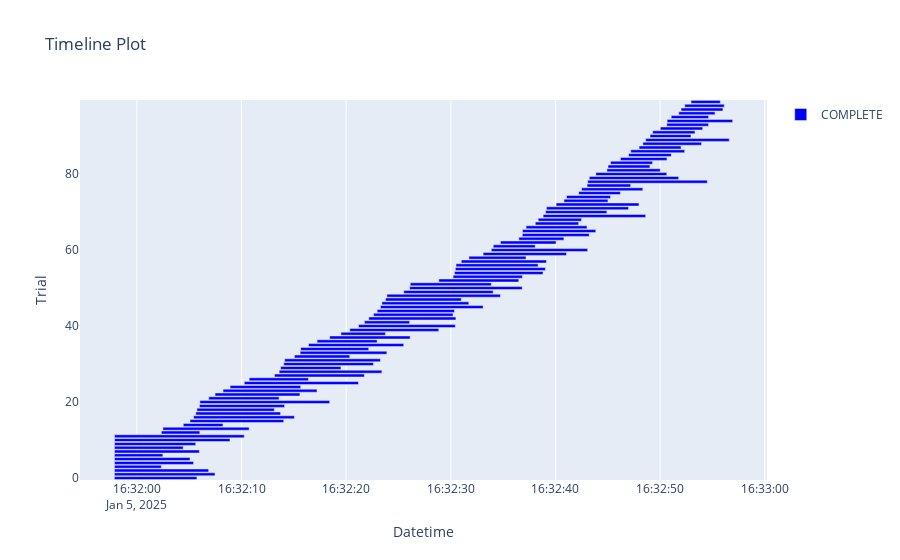

Notebook code cell kept with this figure:
### Code cell
optuna.visualization.plot_timeline(study)

### Figure 1 — Plotly figure (JSON) as saved in the notebook; plotly's stock layout.template omitted (floating-point values rounded to 4 significant figures)
{"data": [{"base": ["2025-01-05T16:31:57.847768", "2025-01-05T16:31:57.852361", "2025-01-05T16:31:57.855110", "2025-01-05T16:31:57.856101", "2025-01-05T16:31:57.856972", "2025-01-05T16:31:57.855086", "2025-01-05T16:31:57.856038", "2025-01-05T16:31:57.856078", "2025-01-05T16:31:57.855045", "2025-01-05T16:31:57.858692", "2025-01-05T16:31:57.863969", "2025-01-05T16:31:57.864016", "2025-01-05T16:32:02.338060", "2025-01-05T16:32:02.486590", "2025-01-05T16:32:04.436755", "2025-01-05T16:32:05.080785", "2025-01-05T16:32:05.419581", "2025-01-05T16:32:05.631991", "2025-01-05T16:32:05.739393", "2025-01-05T16:32:05.979866", "2025-01-05T16:32:06.021636", "2025-01-05T16:32:06.864320", "2025-01-05T16:32:07.472245", "2025-01-05T16:32:08.235086", "2025-01-05T16:32:08.911531", "2025-01-05T16:32:10.267361", "2025-01-05T16:32:10.734111", "2025-01-05T16:32:13.151130", "2025-01-05T16:32:13.600210", "2025-01-05T16:32:13.737216", "2025-01-05T16:32:14.036769", "2025-01-05T16:32:14.121885", "2025-01-05T16:32:15.058633", "2025-01-05T16:32:15.601693", "2025-01-05T16:32:15.659803", "2025-01-05T16:32:16.402315", "2025-01-05T16:32:17.220530", "2025-01-05T16:32:18.426229", "2025-01-05T16:32:19.501662", "2025-01-05T16:32:20.346303", "2025-01-05T16:32:21.179179", "2025-01-05T16:32:21.744630", "2025-01-05T16:32:22.159662", "2025-01-05T16:32:22.619219", "2025-01-05T16:32:22.966529", "2025-01-05T16:32:23.275462", "2025-01-05T16:32:23.418022", "2025-01-05T16:32:23.762498", "2025-01-05T16:32:23.893039", "2025-01-05T16:32:25.504036", "2025-01-05T16:32:26.067668", "2025-01-05T16:32:26.125225", "2025-01-05T16:32:28.852961", "2025-01-05T16:32:30.219543", "2025-01-05T16:32:30.354573", "2025-01-05T16:32:30.437875", "2025-01-05T16:32:30.498306", "2025-01-05T16:32:31.003839", "2025-01-05T16:32:31.731123", "2025-01-05T16:32:33.090197", "2025-01-05T16:32:33.873631", "2025-01-05T16:32:34.057765", "2025-01-05T16:32:34.743906", "2025-01-05T16:32:36.500284", "2025-01-05T16:32:36.834343", "2025-01-05T16:32:36.850004", "2025-01-05T16:32:37.193027", "2025-01-05T16:32:38.074737", "2025-01-05T16:32:38.352434", "2025-01-05T16:32:38.823787", "2025-01-05T16:32:39.052229", "2025-01-05T16:32:39.137871", "2025-01-05T16:32:40.063809", "2025-01-05T16:32:40.812111", "2025-01-05T16:32:41.060473", "2025-01-05T16:32:42.222190", "2025-01-05T16:32:42.498729", "2025-01-05T16:32:43.023030", "2025-01-05T16:32:43.082698", "2025-01-05T16:32:43.236702", "2025-01-05T16:32:43.860321", "2025-01-05T16:32:44.917428", "2025-01-05T16:32:45.024362", "2025-01-05T16:32:45.266350", "2025-01-05T16:32:46.208359", "2025-01-05T16:32:46.993994", "2025-01-05T16:32:47.196056", "2025-01-05T16:32:47.993403", "2025-01-05T16:32:48.353462", "2025-01-05T16:32:48.622896", "2025-01-05T16:32:49.038323", "2025-01-05T16:32:49.285272", "2025-01-05T16:32:50.021843", "2025-01-05T16:32:50.642325", "2025-01-05T16:32:50.672106", "2025-01-05T16:32:51.065956", "2025-01-05T16:32:51.783806", "2025-01-05T16:32:52.006429", "2025-01-05T16:32:52.354229", "2025-01-05T16:32:52.957944"], "hovertemplate": "%{text}<extra>COMPLETE</extra>", "marker": {"color": "blue"}, "name": "COMPLETE", "orientation": "h", "text": ["{<br>  \"number\": 0,<br>  \"values\": [<br>    0.47633597337075617<br>  ],<br>  \"params\": {<br>    \"max_depth\": 10,<br>    \"learning_rate\": 0.07371954319876434,<br>    \"min_child_weight\": 67<br>  }<br>}", "{<br>  \"number\": 1,<br>  \"values\": [<br>    0.4763304938794345<br>  ],<br>  \"params\": {<br>    \"max_depth\": 16,<br>    \"learning_rate\": 0.08076281756094433,<br>    \"min_child_weight\": 40<br>  }<br>}", "{<br>  \"number\": 2,<br>  \"values\": [<br>    0.47633597337075617<br>  ],<br>  \"params\": {<br>    \"max_depth\": 18,<br>    \"learning_rate\": 0.0025109773248963396,<br>    \"min_child_weight\": 57<br>  }<br>}", "{<br>  \"number\": 3,<br>  \"values\": [<br>    0.47633597337075617<br>  ],<br>  \"params\": {<br>    \"max_depth\": 4,<br>    \"learning_rate\": 0.053560080682006184,<br>    \"min_child_weight\": 50<br>  }<br>}", "{<br>  \"number\": 4,<br>  \"values\": [<br>    0.47633597337075617<br>  ],<br>  \"params\": {<br>    \"max_depth\": 20,<br>    \"learning_rate\": 0.006248380394730542,<br>    \"min_child_weight\": 92<br>  }<br>}", "{<br>  \"number\": 5,<br>  \"values\": [<br>    0.47633597337075617<br>  ],<br>  \"params\": {<br>    \"max_depth\": 10,<br>    \"learning_rate\": 0.0013049210809123076,<br>    \"min_child_weight\": 93<br>  }<br>}", "{<br>  \"number\": 6,<br>  \"values\": [<br>    0.47633597337075617<br>  ],<br>  \"params\": {<br>    \"max_depth\": 4,<br>    \"learning_rate\": 0.03210110073249951,<br>    \"min_child_weight\": 27<br>  }<br>}", "{<br>  \"number\": 7,<br>  \"values\": [<br>    0.47633597337075617<br>  ],<br>  \"params\": {<br>    \"max_depth\": 10,<br>    \"learning_rate\": 0.0017788828540203424,<br>    \"min_child_weight\": 51<br>  }<br>}", "{<br>  \"number\": 8,<br>  \"values\": [<br>    0.47633597337075617<br>  ],<br>  \"params\": {<br>    \"max_depth\": 8,<br>    \"learning_rate\": 0.07089208822314515,<br>    \"min_child_weight\": 93<br>  }<br>}", "{<br>  \"number\": 9,<br>  \"values\": [<br>    0.47633597337075617<br>  ],<br>  \"params\": {<br>    \"max_depth\": 20,<br>    \"learning_rate\": 0.06912394731657825,<br>    \"min_child_weight\": 98<br>  }<br>}", "{<br>  \"number\": 10,<br>  \"values\": [<br>    0.4763250138147043<br>  ],<br>  \"params\": {<br>    \"max_depth\": 20,<br>    \"learning_rate\": 0.09185363983313886,<br>    \"min_child_weight\": 34<br>  }<br>}", "{<br>  \"number\": 11,<br>  \"values\": [<br>    0.47633597337075617<br>  ],<br>  \"params\": {<br>    \"max_depth\": 18,<br>    \"learning_rate\": 0.001224504091682578,<br>    \"min_child_weight\": 15<br>  }<br>}", "{<br>  \"number\": 12,<br>  \"values\": [<br>    0.47633597337075617<br>  ],<br>  \"params\": {<br>    \"max_depth\": 4,<br>    \"learning_rate\": 0.0029350478342529255,<br>    \"min_child_weight\": 76<br>  }<br>}", "{<br>  \"number\": 13,<br>  \"values\": [<br>    0.47633597337075617<br>  ],<br>  \"params\": {<br>    \"max_depth\": 10,<br>    \"learning_rate\": 0.009875273208147592,<br>    \"min_child_weight\": 31<br>  }<br>}", "{<br>  \"number\": 14,<br>  \"values\": [<br>    0.47633597337075617<br>  ],<br>  \"params\": {<br>    \"max_depth\": 4,<br>    \"learning_rate\": 0.00486564838522714,<br>    \"min_child_weight\": 95<br>  }<br>}", "{<br>  \"number\": 15,<br>  \"values\": [<br>    0.47633597337075617<br>  ],<br>  \"params\": {<br>    \"max_depth\": 18,<br>    \"learning_rate\": 0.06433756252433241,<br>    \"min_child_weight\": 89<br>  }<br>}", "{<br>  \"number\": 16,<br>  \"values\": [<br>    0.47633597337075617<br>  ],<br>  \"params\": {<br>    \"max_depth\": 20,<br>    \"learning_rate\": 0.004519304863226819,<br>    \"min_child_weight\": 43<br>  }<br>}", "{<br>  \"number\": 17,<br>  \"values\": [<br>    0.47633597337075617<br>  ],<br>  \"params\": {<br>    \"max_depth\": 16,<br>    \"learning_rate\": 0.005462259018180147,<br>    \"min_child_weight\": 85<br>  }<br>}", "{<br>  \"number\": 18,<br>  \"values\": [<br>    0.47633597337075617<br>  ],<br>  \"params\": {<br>    \"max_depth\": 18,<br>    \"learning_rate\": 0.01204235068433104,<br>    \"min_child_weight\": 77<br>  }<br>}", "{<br>  \"number\": 19,<br>  \"values\": [<br>    0.47633597337075617<br>  ],<br>  \"params\": {<br>    \"max_depth\": 14,<br>    \"learning_rate\": 0.09318341519666792,<br>    \"min_child_weight\": 94<br>  }<br>}", "{<br>  \"number\": 20,<br>  \"values\": [<br>    0.47633597337075617<br>  ],<br>  \"params\": {<br>    \"max_depth\": 20,<br>    \"learning_rate\": 0.00311204578948165,<br>    \"min_child_weight\": 11<br>  }<br>}", "{<br>  \"number\": 21,<br>  \"values\": [<br>    0.47633597337075617<br>  ],<br>  \"params\": {<br>    \"max_depth\": 8,<br>    \"learning_rate\": 0.02343779906503726,<br>    \"min_child_weight\": 65<br>  }<br>}", "{<br>  \"number\": 22,<br>  \"values\": [<br>    0.47633597337075617<br>  ],<br>  \"params\": {<br>    \"max_depth\": 12,<br>    \"learning_rate\": 0.017970930444854337,<br>    \"min_child_weight\": 63<br>  }<br>}", "{<br>  \"number\": 23,<br>  \"values\": [<br>    0.47633597337075617<br>  ],<br>  \"params\": {<br>    \"max_depth\": 14,<br>    \"learning_rate\": 0.0365011999570678,<br>    \"min_child_weight\": 66<br>  }<br>}", "{<br>  \"number\": 24,<br>  \"values\": [<br>    0.47633597337075617<br>  ],<br>  \"params\": {<br>    \"max_depth\": 8,<br>    \"learning_rate\": 0.00880644526811744,<br>    \"min_child_weight\": 59<br>  }<br>}", "{<br>  \"number\": 25,<br>  \"values\": [<br>    0.47633597337075617<br>  ],<br>  \"params\": {<br>    \"max_depth\": 12,<br>    \"learning_rate\": 0.0022437033388938515,<br>    \"min_child_weight\": 1<br>  }<br>}", "{<br>  \"number\": 26,<br>  \"values\": [<br>    0.47633597337075617<br>  ],<br>  \"params\": {<br>    \"max_depth\": 6,<br>    \"learning_rate\": 0.04215873641243772,<br>    \"min_child_weight\": 74<br>  }<br>}", "{<br>  \"number\": 27,<br>  \"values\": [<br>    0.47633597337075617<br>  ],<br>  \"params\": {<br>    \"max_depth\": 14,<br>    \"learning_rate\": 0.014362276125059411,<br>    \"min_child_weight\": 55<br>  }<br>}", "{<br>  \"number\": 28,<br>  \"values\": [<br>    0.47633597337075617<br>  ],<br>  \"params\": {<br>    \"max_depth\": 16,<br>    \"learning_rate\": 0.02131412836505847,<br>    \"min_child_weight\": 42<br>  }<br>}", "{<br>  \"number\": 29,<br>  \"values\": [<br>    0.47633597337075617<br>  ],<br>  \"params\": {<br>    \"max_depth\": 6,<br>    \"learning_rate\": 0.007594379176450973,<br>    \"min_child_weight\": 70<br>  }<br>}", "{<br>  \"number\": 30,<br>  \"values\": [<br>    0.47633597337075617<br>  ],<br>  \"params\": {<br>    \"max_depth\": 16,<br>    \"learning_rate\": 0.0034062221465629605,<br>    \"min_child_weight\": 82<br>  }<br>}", "{<br>  \"number\": 31,<br>  \"values\": [<br>    0.47633597337075617<br>  ],<br>  \"params\": {<br>    \"max_depth\": 12,<br>    \"learning_rate\": 0.002068781659312508,<br>    \"min_child_weight\": 53<br>  }<br>}", "{<br>  \"number\": 32,<br>  \"values\": [<br>    0.47633597337075617<br>  ],<br>  \"params\": {<br>    \"max_depth\": 6,<br>    \"learning_rate\": 0.046340100215319674,<br>    \"min_child_weight\": 46<br>  }<br>}", "{<br>  \"number\": 33,<br>  \"values\": [<br>    0.47633597337075617<br>  ],<br>  \"params\": {<br>    \"max_depth\": 10,<br>    \"learning_rate\": 0.0311276213439787,<br>    \"min_child_weight\": 36<br>  }<br>}", "{<br>  \"number\": 34,<br>  \"values\": [<br>    0.47633597337075617<br>  ],<br>  \"params\": {<br>    \"max_depth\": 8,<br>    \"learning_rate\": 0.053605036491102334,<br>    \"min_child_weight\": 25<br>  }<br>}", "{<br>  \"number\": 35,<br>  \"values\": [<br>    0.47633597337075617<br>  ],<br>  \"params\": {<br>    \"max_depth\": 14,<br>    \"learning_rate\": 0.0010471005369722202,<br>    \"min_child_weight\": 58<br>  }<br>}", "{<br>  \"number\": 36,<br>  \"values\": [<br>    0.47633597337075617<br>  ],<br>  \"params\": {<br>    \"max_depth\": 6,<br>    \"learning_rate\": 0.02664997599377069,<br>    \"min_child_weight\": 47<br>  }<br>}", "{<br>  \"number\": 37,<br>  \"values\": [<br>    0.47633597337075617<br>  ],<br>  \"params\": {<br>    \"max_depth\": 10,<br>    \"learning_rate\": 0.051896657567778816,<br>    \"min_child_weight\": 70<br>  }<br>}", "{<br>  \"number\": 38,<br>  \"values\": [<br>    0.47633597337075617<br>  ],<br>  \"params\": {<br>    \"max_depth\": 4,<br>    \"learning_rate\": 0.0016390311689857366,<br>    \"min_child_weight\": 61<br>  }<br>}", "{<br>  \"number\": 39,<br>  \"values\": [<br>    0.47633597337075617<br>  ],<br>  \"params\": {<br>    \"max_depth\": 18,<br>    \"learning_rate\": 0.015820987159307045,<br>    \"min_child_weight\": 50<br>  }<br>}", "{<br>  \"number\": 40,<br>  \"values\": [<br>    0.47633597337075617<br>  ],<br>  \"params\": {<br>    \"max_depth\": 12,<br>    \"learning_rate\": 0.06429902717022233,<br>    \"min_child_weight\": 23<br>  }<br>}", "{<br>  \"number\": 41,<br>  \"values\": [<br>    0.47633597337075617<br>  ],<br>  \"params\": {<br>    \"max_depth\": 4,<br>    \"learning_rate\": 0.08280165103121784,<br>    \"min_child_weight\": 35<br>  }<br>}", "{<br>  \"number\": 42,<br>  \"values\": [<br>    0.47633597337075617<br>  ],<br>  \"params\": {<br>    \"max_depth\": 20,<br>    \"learning_rate\": 0.006164673290738658,<br>    \"min_child_weight\": 82<br>  }<br>}", "{<br>  \"number\": 43,<br>  \"values\": [<br>    0.47633597337075617<br>  ],<br>  \"params\": {<br>    \"max_depth\": 18,<br>    \"learning_rate\": 0.003763630117407884,<br>    \"min_child_weight\": 98<br>  }<br>}", "{<br>  \"number\": 44,<br>  \"values\": [<br>    0.47633597337075617<br>  ],<br>  \"params\": {<br>    \"max_depth\": 20,<br>    \"learning_rate\": 0.006323609597797291,<br>    \"min_child_weight\": 90<br>  }<br>}", "{<br>  \"number\": 45,<br>  \"values\": [<br>    0.47633597337075617<br>  ],<br>  \"params\": {<br>    \"max_depth\": 16,<br>    \"learning_rate\": 0.001502233966656241,<br>    \"min_child_weight\": 39<br>  }<br>}", "{<br>  \"number\": 46,<br>  \"values\": [<br>    0.47633597337075617<br>  ],<br>  \"params\": {<br>    \"max_depth\": 18,<br>    \"learning_rate\": 0.0024749223833295765,<br>    \"min_child_weight\": 70<br>  }<br>}", "{<br>  \"number\": 47,<br>  \"values\": [<br>    0.47633597337075617<br>  ],<br>  \"params\": {<br>    \"max_depth\": 8,<br>    \"learning_rate\": 0.004348954129745901,<br>    \"min_child_weight\": 55<br>  }<br>}", "{<br>  \"number\": 48,<br>  \"values\": [<br>    0.47633597337075617<br>  ],<br>  \"params\": {<br>    \"max_depth\": 20,<br>    \"learning_rate\": 0.011797935613222692,<br>    \"min_child_weight\": 30<br>  }<br>}", "{<br>  \"number\": 49,<br>  \"values\": [<br>    0.47633597337075617<br>  ],<br>  \"params\": {<br>    \"max_depth\": 16,<br>    \"learning_rate\": 0.07354208301975908,<br>    \"min_child_weight\": 79<br>  }<br>}", "{<br>  \"number\": 50,<br>  \"values\": [<br>    0.47633597337075617<br>  ],<br>  \"params\": {<br>    \"max_depth\": 18,<br>    \"learning_rate\": 0.09926505462213783,<br>    \"min_child_weight\": 48<br>  }<br>}", "{<br>  \"number\": 51,<br>  \"values\": [<br>    0.47633597337075617<br>  ],<br>  \"params\": {<br>    \"max_depth\": 10,<br>    \"learning_rate\": 0.0026108895532716324,<br>    \"min_child_weight\": 88<br>  }<br>}", "{<br>  \"number\": 52,<br>  \"values\": [<br>    0.47633597337075617<br>  ],<br>  \"params\": {<br>    \"max_depth\": 10,<br>    \"learning_rate\": 0.0013916881771893492,<br>    \"min_child_weight\": 93<br>  }<br>}", "{<br>  \"number\": 53,<br>  \"values\": [<br>    0.47633597337075617<br>  ],<br>  \"params\": {<br>    \"max_depth\": 8,<br>    \"learning_rate\": 0.001180432338992937,<br>    \"min_child_weight\": 98<br>  }<br>}", "{<br>  \"number\": 54,<br>  \"values\": [<br>    0.47633597337075617<br>  ],<br>  \"params\": {<br>    \"max_depth\": 12,<br>    \"learning_rate\": 0.0018411239806601233,<br>    \"min_child_weight\": 86<br>  }<br>}", "{<br>  \"number\": 55,<br>  \"values\": [<br>    0.47633597337075617<br>  ],<br>  \"params\": {<br>    \"max_depth\": 14,<br>    \"learning_rate\": 0.0010115903364245377,<br>    \"min_child_weight\": 66<br>  }<br>}", "{<br>  \"number\": 56,<br>  \"values\": [<br>    0.47633597337075617<br>  ],<br>  \"params\": {<br>    \"max_depth\": 20,<br>    \"learning_rate\": 0.0029520083267527224,<br>    \"min_child_weight\": 100<br>  }<br>}", "{<br>  \"number\": 57,<br>  \"values\": [<br>    0.47633597337075617<br>  ],<br>  \"params\": {<br>    \"max_depth\": 12,<br>    \"learning_rate\": 0.007587173476253465,<br>    \"min_child_weight\": 76<br>  }<br>}", "{<br>  \"number\": 58,<br>  \"values\": [<br>    0.47633597337075617<br>  ],<br>  \"params\": {<br>    \"max_depth\": 6,<br>    \"learning_rate\": 0.003950783853632905,<br>    \"min_child_weight\": 83<br>  }<br>}", "{<br>  \"number\": 59,<br>  \"values\": [<br>    0.47633597337075617<br>  ],<br>  \"params\": {<br>    \"max_depth\": 10,<br>    \"learning_rate\": 0.005192762157550343,<br>    \"min_child_weight\": 91<br>  }<br>}", "{<br>  \"number\": 60,<br>  \"values\": [<br>    0.47633597337075617<br>  ],<br>  \"params\": {<br>    \"max_depth\": 18,<br>    \"learning_rate\": 0.03623375859769355,<br>    \"min_child_weight\": 58<br>  }<br>}", "{<br>  \"number\": 61,<br>  \"values\": [<br>    0.47633597337075617<br>  ],<br>  \"params\": {<br>    \"max_depth\": 4,<br>    \"learning_rate\": 0.002107588561707762,<br>    \"min_child_weight\": 79<br>  }<br>}", "{<br>  \"number\": 62,<br>  \"values\": [<br>    0.47633597337075617<br>  ],<br>  \"params\": {<br>    \"max_depth\": 6,<br>    \"learning_rate\": 0.05345051527083644,<br>    \"min_child_weight\": 16<br>  }<br>}", "{<br>  \"number\": 63,<br>  \"values\": [<br>    0.4767817201281018<br>  ],<br>  \"params\": {<br>    \"max_depth\": 4,<br>    \"learning_rate\": 0.06466021084787335,<br>    \"min_child_weight\": 1<br>  }<br>}", "{<br>  \"number\": 64,<br>  \"values\": [<br>    0.47633597337075617<br>  ],<br>  \"params\": {<br>    \"max_depth\": 8,<br>    \"learning_rate\": 0.03917025246631742,<br>    \"min_child_weight\": 72<br>  }<br>}", "{<br>  \"number\": 65,<br>  \"values\": [<br>    0.47633597337075617<br>  ],<br>  \"params\": {<br>    \"max_depth\": 8,<br>    \"learning_rate\": 0.03958383263989577,<br>    \"min_child_weight\": 44<br>  }<br>}", "{<br>  \"number\": 66,<br>  \"values\": [<br>    0.47633597337075617<br>  ],<br>  \"params\": {<br>    \"max_depth\": 6,<br>    \"learning_rate\": 0.026987418254842716,<br>    \"min_child_weight\": 31<br>  }<br>}", "{<br>  \"number\": 67,<br>  \"values\": [<br>    0.47633597337075617<br>  ],<br>  \"params\": {<br>    \"max_depth\": 4,<br>    \"learning_rate\": 0.010836188861909743,<br>    \"min_child_weight\": 65<br>  }<br>}", "{<br>  \"number\": 68,<br>  \"values\": [<br>    0.47633597337075617<br>  ],<br>  \"params\": {<br>    \"max_depth\": 4,<br>    \"learning_rate\": 0.020266288004082617,<br>    \"min_child_weight\": 6<br>  }<br>}", "{<br>  \"number\": 69,<br>  \"values\": [<br>    0.47656195243661104<br>  ],<br>  \"params\": {<br>    \"max_depth\": 14,<br>    \"learning_rate\": 0.06069397512249724,<br>    \"min_child_weight\": 23<br>  }<br>}", "{<br>  \"number\": 70,<br>  \"values\": [<br>    0.47633597337075617<br>  ],<br>  \"params\": {<br>    \"max_depth\": 6,<br>    \"learning_rate\": 0.08163871840560809,<br>    \"min_child_weight\": 94<br>  }<br>}", "{<br>  \"number\": 71,<br>  \"values\": [<br>    0.47633597337075617<br>  ],<br>  \"params\": {<br>    \"max_depth\": 10,<br>    \"learning_rate\": 0.013469135209258914,<br>    \"min_child_weight\": 52<br>  }<br>}", "{<br>  \"number\": 72,<br>  \"values\": [<br>    0.47633597337075617<br>  ],<br>  \"params\": {<br>    \"max_depth\": 10,<br>    \"learning_rate\": 0.0012902133001873558,<br>    \"min_child_weight\": 38<br>  }<br>}", "{<br>  \"number\": 73,<br>  \"values\": [<br>    0.4767817201281018<br>  ],<br>  \"params\": {<br>    \"max_depth\": 4,<br>    \"learning_rate\": 0.07289768255586185,<br>    \"min_child_weight\": 2<br>  }<br>}", "{<br>  \"number\": 74,<br>  \"values\": [<br>    0.47633597337075617<br>  ],<br>  \"params\": {<br>    \"max_depth\": 4,<br>    \"learning_rate\": 0.04560775597634054,<br>    \"min_child_weight\": 15<br>  }<br>}", "{<br>  \"number\": 75,<br>  \"values\": [<br>    0.47633597337075617<br>  ],<br>  \"params\": {<br>    \"max_depth\": 4,<br>    \"learning_rate\": 0.03143934445471379,<br>    \"min_child_weight\": 19<br>  }<br>}", "{<br>  \"number\": 76,<br>  \"values\": [<br>    0.4769964962621568<br>  ],<br>  \"params\": {<br>    \"max_depth\": 6,<br>    \"learning_rate\": 0.058541830638923834,<br>    \"min_child_weight\": 5<br>  }<br>}", "{<br>  \"number\": 77,<br>  \"values\": [<br>    0.47633597337075617<br>  ],<br>  \"params\": {<br>    \"max_depth\": 4,<br>    \"learning_rate\": 0.04564044360497738,<br>    \"min_child_weight\": 62<br>  }<br>}", "{<br>  \"number\": 78,<br>  \"values\": [<br>    0.4765455116689221<br>  ],<br>  \"params\": {<br>    \"max_depth\": 20,<br>    \"learning_rate\": 0.08455888988938888,<br>    \"min_child_weight\": 27<br>  }<br>}", "{<br>  \"number\": 79,<br>  \"values\": [<br>    0.47633597337075617<br>  ],<br>  \"params\": {<br>    \"max_depth\": 12,<br>    \"learning_rate\": 0.0017961235060964433,<br>    \"min_child_weight\": 55<br>  }<br>}", "{<br>  \"number\": 80,<br>  \"values\": [<br>    0.47633597337075617<br>  ],<br>  \"params\": {<br>    \"max_depth\": 8,<br>    \"learning_rate\": 0.03227312057423034,<br>    \"min_child_weight\": 12<br>  }<br>}", "{<br>  \"number\": 81,<br>  \"values\": [<br>    0.47633597337075617<br>  ],<br>  \"params\": {<br>    \"max_depth\": 6,<br>    \"learning_rate\": 0.0684371130886577,<br>    \"min_child_weight\": 96<br>  }<br>}", "{<br>  \"number\": 82,<br>  \"values\": [<br>    0.47677076057205003<br>  ],<br>  \"params\": {<br>    \"max_depth\": 4,<br>    \"learning_rate\": 0.09207229997703503,<br>    \"min_child_weight\": 2<br>  }<br>}", "{<br>  \"number\": 83,<br>  \"values\": [<br>    0.47656170848745455<br>  ],<br>  \"params\": {<br>    \"max_depth\": 4,<br>    \"learning_rate\": 0.0698789777004486,<br>    \"min_child_weight\": 10<br>  }<br>}", "{<br>  \"number\": 84,<br>  \"values\": [<br>    0.47656170848745455<br>  ],<br>  \"params\": {<br>    \"max_depth\": 4,<br>    \"learning_rate\": 0.05750693190745018,<br>    \"min_child_weight\": 5<br>  }<br>}", "{<br>  \"number\": 85,<br>  \"values\": [<br>    0.4767817201281018<br>  ],<br>  \"params\": {<br>    \"max_depth\": 4,<br>    \"learning_rate\": 0.049588490601920686,<br>    \"min_child_weight\": 2<br>  }<br>}", "{<br>  \"number\": 86,<br>  \"values\": [<br>    0.4765507489314027<br>  ],<br>  \"params\": {<br>    \"max_depth\": 6,<br>    \"learning_rate\": 0.07516601032126685,<br>    \"min_child_weight\": 7<br>  }<br>}", "{<br>  \"number\": 87,<br>  \"values\": [<br>    0.47633597337075617<br>  ],<br>  \"params\": {<br>    \"max_depth\": 4,<br>    \"learning_rate\": 0.06590386524458525,<br>    \"min_child_weight\": 42<br>  }<br>}", "{<br>  \"number\": 88,<br>  \"values\": [<br>    0.47633597337075617<br>  ],<br>  \"params\": {<br>    \"max_depth\": 6,<br>    \"learning_rate\": 0.008844003793484212,<br>    \"min_child_weight\": 8<br>  }<br>}", "{<br>  \"number\": 89,<br>  \"values\": [<br>    0.4763304938794345<br>  ],<br>  \"params\": {<br>    \"max_depth\": 16,<br>    \"learning_rate\": 0.059127828293076064,<br>    \"min_child_weight\": 21<br>  }<br>}", "{<br>  \"number\": 90,<br>  \"values\": [<br>    0.47699625223998743<br>  ],<br>  \"params\": {<br>    \"max_depth\": 4,<br>    \"learning_rate\": 0.09267602203576632,<br>    \"min_child_weight\": 2<br>  }<br>}", "{<br>  \"number\": 91,<br>  \"values\": [<br>    0.47656170848745455<br>  ],<br>  \"params\": {<br>    \"max_depth\": 4,<br>    \"learning_rate\": 0.060111699863410514,<br>    \"min_child_weight\": 10<br>  }<br>}", "{<br>  \"number\": 92,<br>  \"values\": [<br>    0.47700769919395664<br>  ],<br>  \"params\": {<br>    \"max_depth\": 4,<br>    \"learning_rate\": 0.07496138153659632,<br>    \"min_child_weight\": 4<br>  }<br>}", "{<br>  \"number\": 93,<br>  \"values\": [<br>    0.47633597337075617<br>  ],<br>  \"params\": {<br>    \"max_depth\": 4,<br>    \"learning_rate\": 0.05773163828366541,<br>    \"min_child_weight\": 12<br>  }<br>}", "{<br>  \"number\": 94,<br>  \"values\": [<br>    0.482588705791855<br>  ],<br>  \"params\": {<br>    \"max_depth\": 14,<br>    \"learning_rate\": 0.086781255499527,<br>    \"min_child_weight\": 5<br>  }<br>}", "{<br>  \"number\": 95,<br>  \"values\": [<br>    0.4767817201281018<br>  ],<br>  \"params\": {<br>    \"max_depth\": 4,<br>    \"learning_rate\": 0.05056213031820575,<br>    \"min_child_weight\": 2<br>  }<br>}", "{<br>  \"number\": 96,<br>  \"values\": [<br>    0.47633597337075617<br>  ],<br>  \"params\": {<br>    \"max_depth\": 4,<br>    \"learning_rate\": 0.04873277675315179,<br>    \"min_child_weight\": 9<br>  }<br>}", "{<br>  \"number\": 97,<br>  \"values\": [<br>    0.47805044732795465<br>  ],<br>  \"params\": {<br>    \"max_depth\": 6,<br>    \"learning_rate\": 0.09900284357011115,<br>    \"min_child_weight\": 1<br>  }<br>}", "{<br>  \"number\": 98,<br>  \"values\": [<br>    0.47676527993382134<br>  ],<br>  \"params\": {<br>    \"max_depth\": 6,<br>    \"learning_rate\": 0.0749332856039392,<br>    \"min_child_weight\": 7<br>  }<br>}", "{<br>  \"number\": 99,<br>  \"values\": [<br>    0.47700769919395664<br>  ],<br>  \"params\": {<br>    \"max_depth\": 4,<br>    \"learning_rate\": 0.09009537925942275,<br>    \"min_child_weight\": 4<br>  }<br>}"], "textposition": "none", "type": "bar", "x": [7889.0, 9616.0, 9005.0, 4479.0, 7560.0, 7223.0, 4627.0, 8119.0, 6575.0, 7763.0, 11040.0, 12390.0, 3681.0, 8243.0, 3790.0, 8951.0, 9632.0, 8100.0, 7400.0, 8139.0, 12400.0, 6726.0, 8109.0, 8981.0, 6741.0, 10910.0, 5661.0, 8588.0, 9812.0, 5761.0, 8573.0, 9148.0, 5284.0, 8286.0, 6494.0, 9096.0, 5740.0, 7688.0, 4254.0, 8502.0, 9253.0, 4319.0, 8330.0, 7594.0, 7386.0, 9809.0, 8305.0, 7238.0, 10840.0, 8543.0, 10750.0, 7744.0, 7645.0, 6620.0, 8458.0, 8603.0, 7841.0, 8131.0, 5454.0, 7966.0, 9202.0, 4011.0, 5313.0, 4306.0, 6389.0, 7002.0, 5819.0, 4143.0, 4141.0, 9794.0, 5860.0, 7849.0, 7917.0, 4205.0, 4201.0, 3980.0, 5850.0, 4166.0, 11430.0, 8538.0, 6779.0, 5099.0, 4002.0, 4013.0, 4447.0, 4068.0, 5151.0, 4007.0, 5605.0, 7988.0, 3913.0, 4048.0, 4047.0, 3988.0, 6261.0, 3570.0, 3460.0, 3995.0, 3778.0, 2797.0], "y": [0, 1, 2, 3, 4, 5, 6, 7, 8, 9, 10, 11, 12, 13, 14, 15, 16, 17, 18, 19, 20, 21, 22, 23, 24, 25, 26, 27, 28, 29, 30, 31, 32, 33, 34, 35, 36, 37, 38, 39, 40, 41, 42, 43, 44, 45, 46, 47, 48, 49, 50, 51, 52, 53, 54, 55, 56, 57, 58, 59, 60, 61, 62, 63, 64, 65, 66, 67, 68, 69, 70, 71, 72, 73, 74, 75, 76, 77, 78, 79, 80, 81, 82, 83, 84, 85, 86, 87, 88, 89, 90, 91, 92, 93, 94, 95, 96, 97, 98, 99]}], "layout": {"showlegend": true, "title": {"text": "Timeline Plot"}, "xaxis": {"title": {"text": "Datetime"}, "type": "date"}, "yaxis": {"title": {"text": "Trial"}}}}
